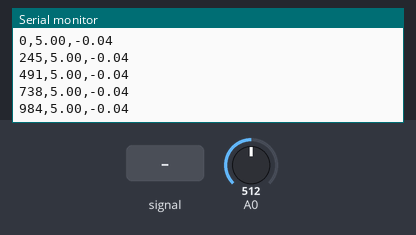
Simulated run of this sketch. Board: Arduino Uno, built with avr-gcc and run on an emulated ATmega328P. Shown: the last lines printed to the serial monitor. Inputs (shaded band) come from the test bench; at power-on: A0 = 512.

Above: at 1.2 s.
1.3 s: A0 fed a 200 Hz sine of ±81 counts around its level
At 1.66 s:
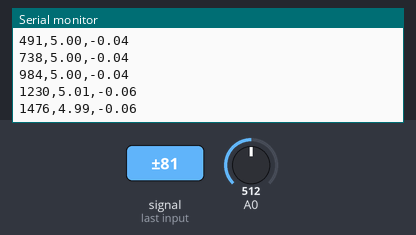
4.3 s: A0 set to 716
At 4.37 s:
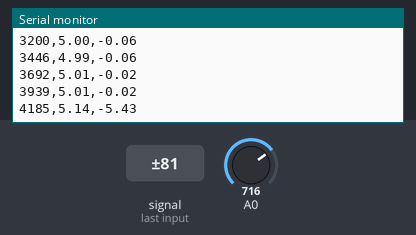
5.8 s: A0 fed a 1000 Hz sine of ±255 counts around its level
At 6.09 s:
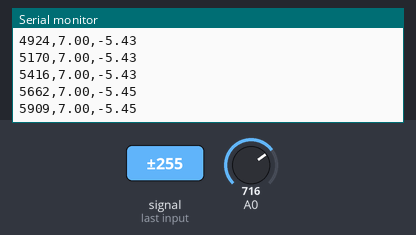
7.3 s: A0 set to 900
At 7.33 s:
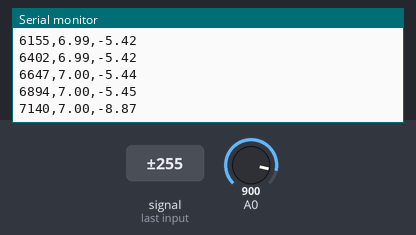
Timing chart, 0 to 9.8 s (numbered marks = the images above; inputs shaded):
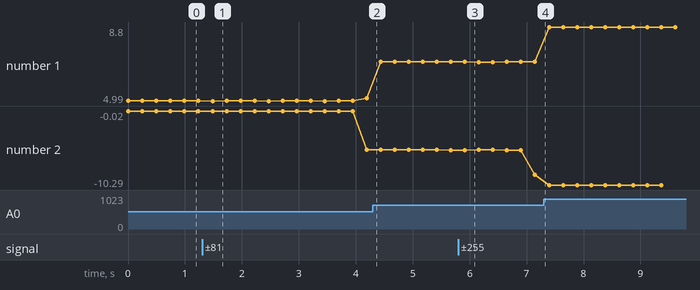

Measured:
- after the input at 1.3 s, the serial monitor: prints a new line after 0.18 s (image 1)
- after the input at 5.8 s, the serial monitor: prints a new line after 0.12 s (image 3)
- plotted number 1: 5.01 → 5.14 after the input at 1.3 s, 5.14 → 7 after the input at 4.3 s, 7 → 8.8 after the input at 7.3 s
- plotted number 2: -0.06 → -5.43 after the input at 1.3 s, -5.43 → -5.45 after the input at 4.3 s, -5.45 → -8.87 after the input at 5.8 s, -8.87 → -10.29 after the input at 7.3 s

The sketch:

power_consmption_arduino.ino
```cpp
// Measure current with ACS712
const int nSamples = 1000;
const float vcc = 5.0;
const int adcMax = 1023;
unsigned long mytime;

const float sens = 0.185;  // 5A

float avg() {
  float val = 0;
  for (int i = 0; i < nSamples; i++) {
    val += analogRead(A0);
    delay(0.5);
  }
  return val / adcMax / nSamples;
}

void setup() {
  Serial.begin(9600);
}

void loop() {
  mytime = millis();
  Serial.print(mytime);
  Serial.print(",");
  // Serial.print("Voltage:");
  Serial.print(avg()*10);
  Serial.print(",");
  float cur = (2.4945 - vcc * avg()) / sens;
  // Serial.print("Current:");
  Serial.println(cur);
}
```
